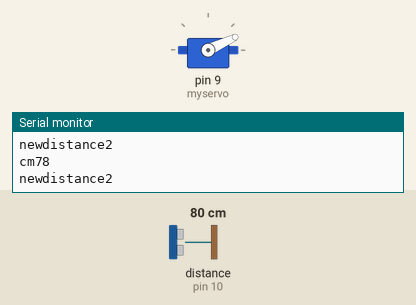
Bench run of a sketch on a simulated Arduino Uno, built with avr-gcc and run on an emulated ATmega328P. On the bench: servo, the last lines printed to the serial monitor. Wiring (inferred from the names in the program): ultrasonic range finder: trigger pin 11; echo pin 10. The test bench sets the inputs (shaded band); at power-on: distance to the obstacle (sensor on pin 10) 80 cm. The echo pulse lasts 58.3 µs per cm.

Above: at 5.4 s.
5.5 s: distance to the obstacle (sensor on pin 10) set to 2 cm
At 5.97 s:
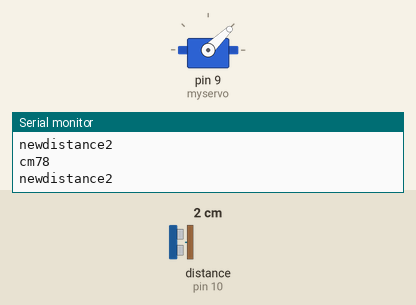
13.1 s: distance to the obstacle (sensor on pin 10) set to 250 cm
At 14.8 s:
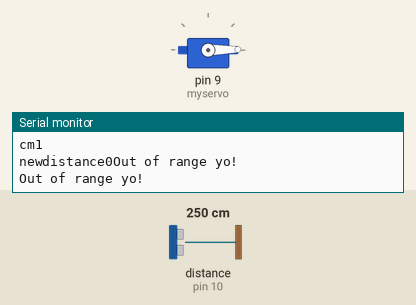
18.6 s: distance to the obstacle (sensor on pin 10) set to 120 cm
At 18.78 s:
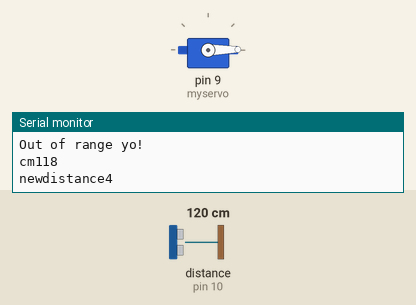
24.1 s: distance to the obstacle (sensor on pin 10) set to 35 cm
29.6 s: distance to the obstacle (sensor on pin 10) set to 4 cm
Timing chart, 0 to 36.1 s (numbered marks = the images above; inputs shaded):
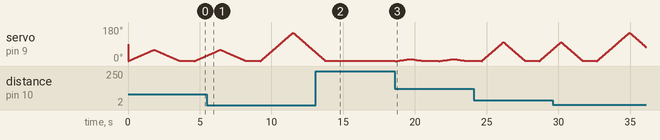

The sketch:

distance_Motion.ino
```cpp
/* change the direction of the servo motor with input from distance sensor */
#include <Servo.h>

Servo myservo;  // create servo object to control a servo

int trigPin=11;
int echoPin=10;
int outputValue = 0;
int pos = 0;

void setup(){
  Serial.begin(9600);
  pinMode(trigPin, OUTPUT);
  pinMode(echoPin, INPUT);
  myservo.attach(9);
}

void loop(){
  int time;
  int distance;
  digitalWrite(trigPin,HIGH);
  delayMicroseconds(10);
  digitalWrite(trigPin,LOW);
  time=pulseIn(echoPin,HIGH);
  distance=0.0340*(time/2);

  if(distance>=200||distance<=0){
    Serial.println("Out of range yo!");
  }
  else{
    Serial.print("\ncm");
    Serial.print(distance);
    //Serial.println(time);


  outputValue = map(distance, 0, 80, 0, 3);

  Serial.print("\nnewdistance");
  Serial.print(outputValue);

//  for(pos = 0; pos < 180; pos += 1)  // goes from 0 degrees to 180 degrees
//  {                                  // in steps of 1 degree
//    myservo.write(pos);              // tell servo to go to position in variable 'pos'
//    delay(15);                       // waits 15ms for the servo to reach the position
//  }
//  for(pos = 180; pos>=1; pos-=1)     // goes from 180 degrees to 0 degrees
//  {
//    myservo.write(pos);              // tell servo to go to position in variable 'pos'
//    delay(15);                       // waits 15ms for the servo to reach the position
//  }

  switch(outputValue) {
    case 0:
      pos = 0;
      for(pos = 0; pos < 150; pos += 1)  // goes from 0 degrees to 180 degrees
      {                                  // in steps of 1 degree
        myservo.write(pos);              // tell servo to go to position in variable 'pos'
        delay(15);                       // waits 15ms for the servo to reach the position
      }
      for(pos = 150; pos>=1; pos-=1)     // goes from 180 degrees to 0 degrees
      {
        myservo.write(pos);              // tell servo to go to position in variable 'pos'
        delay(15);                       // waits 15ms for the servo to reach the position
      }       // waits 15ms for the servo to reach the position
      break;
    case 1:
      for(pos = 0; pos < 100; pos += 1)  // goes from 0 degrees to 180 degrees
      {                                  // in steps of 1 degree
        myservo.write(pos);              // tell servo to go to position in variable 'pos'
        delay(15);                       // waits 15ms for the servo to reach the position
      }
      for(pos = 100; pos>=1; pos-=1)     // goes from 180 degrees to 0 degrees
      {
        myservo.write(pos);              // tell servo to go to position in variable 'pos'
        delay(15);                       // waits 15ms for the servo to reach the position
      }       //
      break;
    case 2:
      for(pos = 0; pos < 60; pos += 1)  // goes from 0 degrees to 180 degrees
      {                                  // in steps of 1 degree
        myservo.write(pos);              // tell servo to go to position in variable 'pos'
        delay(30);                       // waits 15ms for the servo to reach the position
      }
      for(pos = 60; pos>=1; pos-=1)     // goes from 180 degrees to 0 degrees
      {
        myservo.write(pos);              // tell servo to go to position in variable 'pos'
        delay(30);                       // waits 15ms for the servo to reach the position
      }       //
      break;
    case 3:
      for(pos = 0; pos < 30; pos += 1)  // goes from 0 degrees to 180 degrees
      {                                  // in steps of 1 degree
        myservo.write(pos);              // tell servo to go to position in variable 'pos'
        delay(50);                       // waits 15ms for the servo to reach the position
      }
      for(pos = 30; pos>=1; pos-=1)     // goes from 180 degrees to 0 degrees
      {
        myservo.write(pos);              // tell servo to go to position in variable 'pos'
        delay(50);                       // waits 15ms for the servo to reach the position
      }       //
      break;
    case 4:
      for(pos = 0; pos < 10; pos += 1)  // goes from 0 degrees to 180 degrees
      {                                  // in steps of 1 degree
        myservo.write(pos);              // tell servo to go to position in variable 'pos'
        delay(100);                       // waits 15ms for the servo to reach the position
      }
      for(pos = 10; pos>=1; pos-=1)     // goes from 180 degrees to 0 degrees
      {
        myservo.write(pos);              // tell servo to go to position in variable 'pos'
        delay(100);                       // waits 15ms for the servo to reach the position
      }       //
      break;
  }
  delay(1000);
 }

  //delay(500);
}
```

Measured:
- after the input at 13.1 s, servo on pin 9 (myservo): goes on until 13.8 s, then stays 1°
